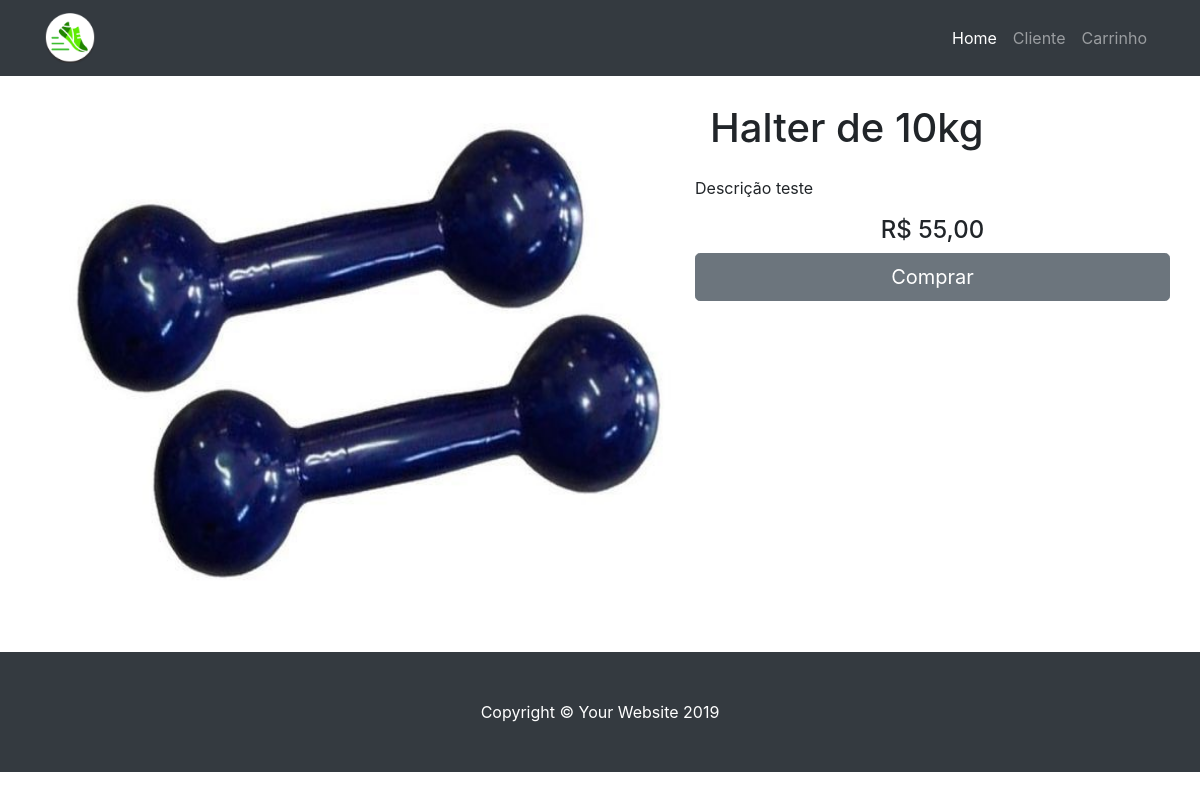
Screenshot of /detailProduto.php?p=2 with the database file from the repository.
### tables this page shows
CREATE TABLE `produto` (
  `codigo` int(11) NOT NULL AUTO_INCREMENT,
  `nome` varchar(100) NOT NULL,
  `valor` double NOT NULL,
  `codcategoria` int(11) NOT NULL,
  `urlImagem` varchar(500) NOT NULL,
  `descricao` varchar(500) DEFAULT NULL,
  PRIMARY KEY (`codigo`),
  KEY `codcategoria` (`codcategoria`),
  CONSTRAINT `produto_ibfk_1` FOREIGN KEY (`codcategoria`) REFERENCES `categoria` (`codigo`)
);

### src/modelos/conector.php (called while the page is built, shortened)
<?php
class conector{
    public static function preparaConexao(){
        $usuarioBD = "root";
        $senhaBD = "12345678";
        $mysqli = new mysqli("localhost", "$usuarioBD", "$senhaBD", "loja");
        return $mysqli;
    }
    public static function sqlQuery($sql){
        $mysqli =  self::preparaConexao();
        if (!$result = $mysqli->query($sql)) {
            echo "Erro ao tentar realizar operação de banco de dados \n";
            echo "Query: " . $sql . "\n";
            echo "Erro: " . $mysqli->errno . "\n";
            echo "Erro: " . $mysqli->error . "\n";
            exit;
        }
        $retorno = null;
        $i = 0;
        while ($valor = $result->fetch_assoc()) {
            $retorno[$i] = $valor;
            $i++;
        }
        return $retorno;
    }
}
?>

### src/detailProduto.php (the view, shortened to what this page needs)
<!DOCTYPE html>
<html lang="pt">
<?php include "topo.php"; ?>
<body>
<?php
    require_once "modelos/conector.php";
    $CODIGO = $_REQUEST['p'];
    $rs = conector::sqlQuery("SELECT CODIGO, NOME, VALOR, URLIMAGEM, DESCRICAO FROM PRODUTO WHERE CODIGO = $CODIGO");
?>
  <?php include "menu.php"; ?>
  <div class="container">
    <div class="row my-4">
      <div class="col-lg-7 my-4">
        <img style="height: 500px; width: 650px" src="../img/<?php echo $rs[0]['URLIMAGEM']; ?>.jpg">
      </div>
      <div class="col-md-5">
        <h1 class="my-4"><?php echo $rs[0]['NOME']?></h1>
        <div class="row my-4" >
            <p>
                <?php
                    echo $rs[0]['DESCRICAO'];
                ?>
            </p>
            <div class="col-lg-12">
                <h4 class="text-center">R$ <?php echo number_format ( $rs[0]['VALOR'] , 2 , ',' , '.' )?></h4>
            </div>
            <br>
            <button type="button" name="btnSubmit" id="btnSubmit" class="btn btn-secondary btn-lg btn-block">Comprar</button>
        </div>
      </div>
    </div>
  </div>
  <footer class="py-5 bg-dark">
    <div class="container">
      <p class="m-0 text-center text-white">Copyright &copy; Your Website 2019</p>
    </div>
  </footer>
</body>
</html>

### css/shop-homepage.css (style rules this page uses)
body { padding-top: 56px; }

### rows the page displays
produto: urlImagem (picture), nome "Halter de 10kg", descricao "Descrição teste", valor "55,00"
